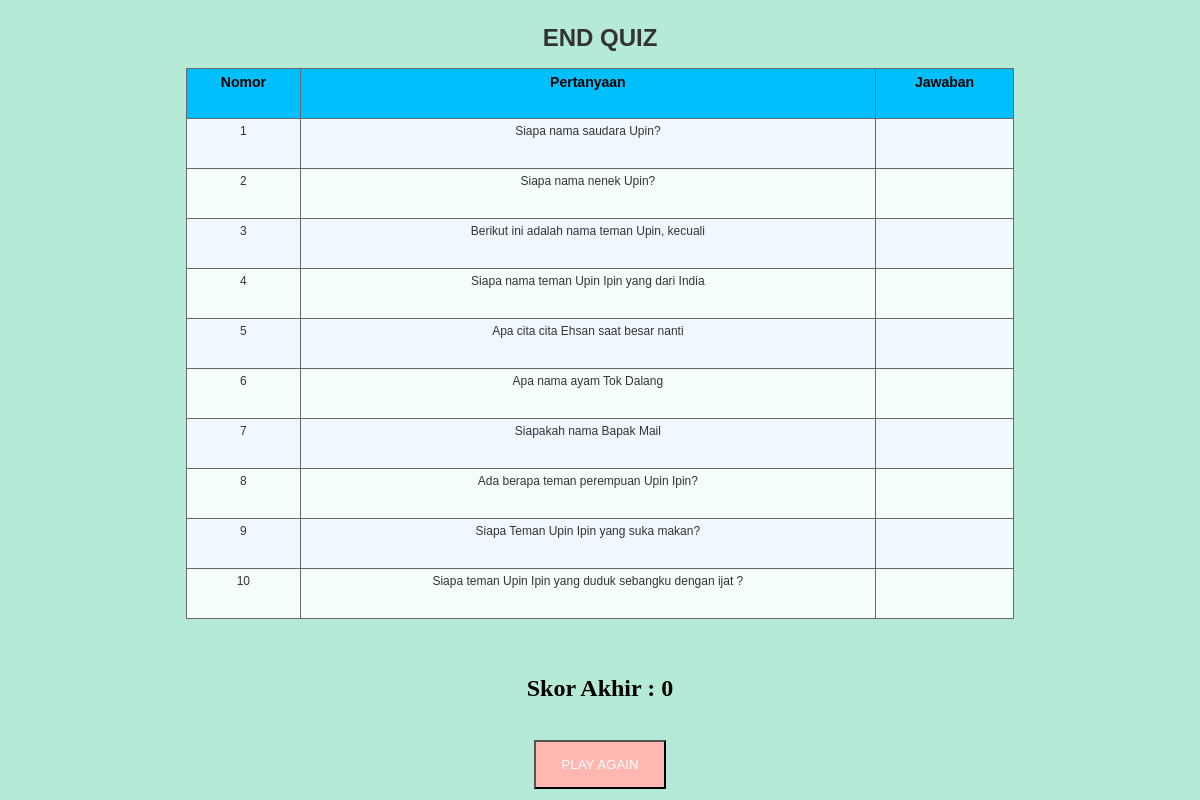
The app's page /kesimpulan.php with its own data.
### tables this page shows
CREATE TABLE `soal` (
  `idsoal` int(11) NOT NULL,
  `nomor` int(11) NOT NULL,
  `pertanyaan` text NOT NULL,
  `halaman_ke` int(11) NOT NULL
);

### kesimpulan.php (the view, shortened to what this page needs)
<?php
    $koneksi = new mysqli("localhost", "root", "", "responsifspb");
    $skor = 0;
 ?>
<!DOCTYPE html>
 <html>
 <head>
 </head>
 <body>
    <div>
        <table>
        <caption class='title'><h1> END QUIZ </h1></caption>
        <tr>
        <th>Nomor</th>
        <th>Pertanyaan</th>
        <th>Jawaban </th>
        </tr>
        <?php
        $sql1 = "SELECT * FROM soal";
        $res = $koneksi->query($sql1);
        while($row = $res->fetch_assoc()){
        echo "<tr>";
        $idSoal = $row['idsoal'];
        echo "<td>".$row["nomor"]."</td>";
        echo "<td>".$row["pertanyaan"]."</td>";
        echo "<td>".$_SESSION['jawaban'][$idSoal-1];
        echo "</tr>";
        }
        ?>
        </table>
        <br>
    </div>
    <div>
        <br>
        <h2>Skor Akhir : <?php echo $skor; ?></h2>
        <br>
        <form action="index.php" method="post">
            <input type="submit" name="back" class='playagain' value="PLAY AGAIN">
        </form>
    </div>
 </body>
 </html>

### kesimpulan.php (style rules this page uses)
body { background-color: #B5EAD7; }
.playagain { background-color: #FFB7B2; color: white; padding: 15px 25px; text-align: center; text-decoration: none; display: inline-block; }
table { border-collapse:collapse; font:normal normal 12px Verdana,Arial,Sans-Serif; color:#333333; margin-left: auto; margin-right: auto; width: 70%; height: 100%; vertical-align: top; }
table th { background:#00BFFF; color: black; font-weight:bold; font-size:14px; }
div { text-align: center; float : center; }
table th, table td { vertical-align:top; padding:5px 10px; border:1px solid #696969; }
table tr { background:#F5FFFA; height: 50px; }
table tr:nth-child(even) { background:#F0F8FF; }

### records on screen
soal: nomor "1", pertanyaan "Siapa nama saudara Upin?"
soal: nomor "2", pertanyaan "Siapa nama nenek Upin?"
soal: nomor "3", pertanyaan "Berikut ini adalah nama teman Upin, kecuali"
soal: nomor "4", pertanyaan "Siapa nama teman Upin Ipin yang dari India"
soal: nomor "5", pertanyaan "Apa cita cita Ehsan saat besar nanti"
soal: nomor "6", pertanyaan "Apa nama ayam Tok Dalang"
soal: nomor "7", pertanyaan "Siapakah nama Bapak Mail"
soal: nomor "8", pertanyaan "Ada berapa teman perempuan Upin Ipin?"
soal: nomor "9", pertanyaan "Siapa Teman Upin Ipin yang suka makan?"
soal: nomor "10", pertanyaan "Siapa teman Upin Ipin yang duduk sebangku dengan ijat ?"

### other values on screen
$skor "0"
